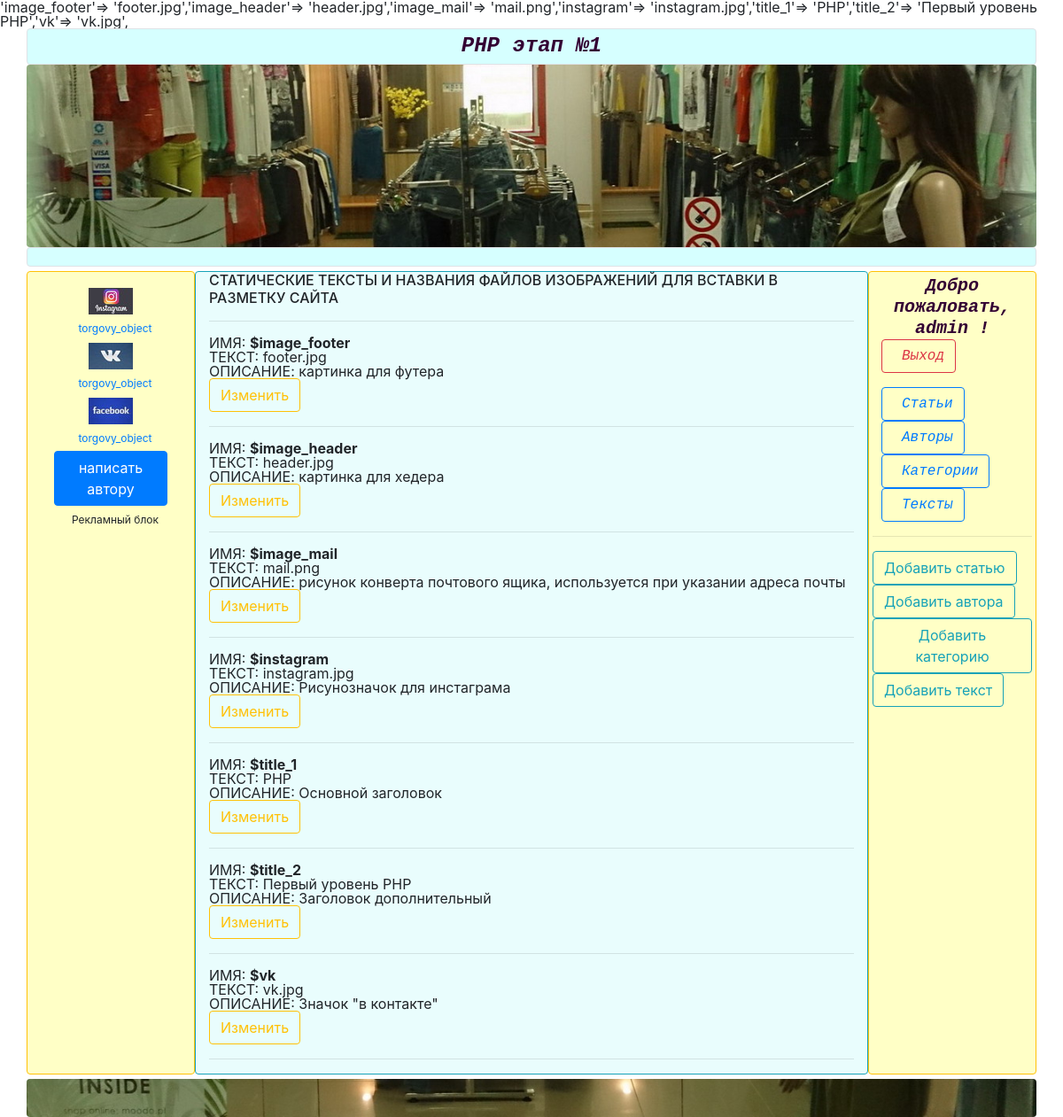
The app's page /texts (signed in) with its own data.
### tables this page shows
CREATE TABLE `texts` (
  `id_text` varchar(20) NOT NULL,
  `text_content` text,
  `img_content` text,
  `description` text NOT NULL
);

### m/system.php (called while the page is built, shortened)
<?php
function template($filename, $vars = [])
{
extract($vars);
include "v/$filename.php";
return ob_get_clean();
}

### c/texts.php (called while the page is built, shortened)
<?php
$isAuth = isAuth();
$dir_img =  'D:/open-server/OSPanel/domains/blog/assest/img';
$img_files = scandir($dir_img);
$images = $img_files;
  $query = select_table(' * ', ' texts ', " ORDER BY id_text ASC ");
  $texts= $query->fetchAll();
        $inner = template('v_texts',  [
        'isAuth' => $isAuth,
        'texts' => $texts,
        'images' => $images
      ]);
?>

### v/v_texts.php (the view, shortened to what this page needs)
<h2>СТАТИЧЕСКИЕ ТЕКСТЫ И НАЗВАНИЯ ФАЙЛОВ ИЗОБРАЖЕНИЙ ДЛЯ ВСТАВКИ В РАЗМЕТКУ САЙТА</h2>
<hr>
<?php
foreach ($texts as $t) {
  $id_text = $t['id_text'];
  $text_content = $t['text_content'];
  $description = $t['description'];
  ?>
  <span>ИМЯ:  </span><STRONG><?=$id_text?></STRONG><br>
  <?php if(($text_content)){?>
    <span>ТЕКСТ:  </span><?=$text_content?><br>
  <?php }?>
  <span>ОПИСАНИЕ:  </span><?=$description?><br>
  <a class="btn  btn-outline-warning" href="<?php echo ROOT?>edit-text/<?=$id_text?>">Изменить</a> <br>
   <hr>
<?php }

### records on screen
texts: id_text "$image_footer", text_content "footer.jpg", description "картинка для футера"
texts: id_text "$image_header", text_content "header.jpg", description "картинка для хедера"
texts: id_text "$image_mail", text_content "mail.png", description "рисунок конверта почтового ящика, используется при указании адреса почты"
texts: id_text "$instagram", text_content "instagram.jpg", description "Рисунозначок для инстаграма"
texts: id_text "$title_1", text_content "PHP", description "Основной заголовок"
texts: id_text "$title_2", text_content "Первый уровень PHP", description "Заголовок дополнительный"
texts: id_text "$vk", text_content "vk.jpg", description "Значок \"в контакте\""

### other values on screen
$texts "'image_header'=> 'header.jpg',"
$texts "'image_mail'=> 'mail.png',"
$texts "'instagram'=> 'instagram.jpg',"
$texts "'title_1'=> 'PHP',"
$texts "'title_2'=> 'Первый уровень PHP',"
$texts "'vk'=> 'vk.jpg',"
$login "admin"
